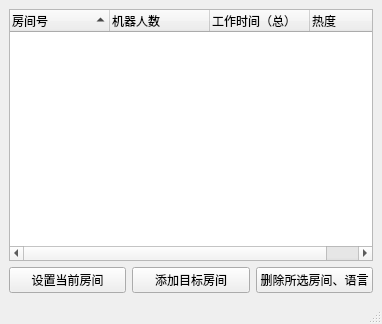
<?xml version="1.0" encoding="UTF-8"?>
<ui version="4.0">
 <class>TargetRoomEditWindow</class>
 <widget class="QMainWindow" name="TargetRoomEditWindow">
  <property name="geometry">
   <rect>
    <x>0</x>
    <y>0</y>
    <width>382</width>
    <height>324</height>
   </rect>
  </property>
  <property name="windowTitle">
   <string>MainWindow</string>
  </property>
  <widget class="QWidget" name="centralwidget">
   <layout class="QGridLayout" name="gridLayout">
    <item row="0" column="0" colspan="3">
     <widget class="QTreeWidget" name="treeWidget_rooms">
      <property name="selectionMode">
       <enum>QAbstractItemView::ExtendedSelection</enum>
      </property>
      <property name="sortingEnabled">
       <bool>true</bool>
      </property>
      <column>
       <property name="text">
        <string>房间号</string>
       </property>
      </column>
      <column>
       <property name="text">
        <string>机器人数</string>
       </property>
      </column>
      <column>
       <property name="text">
        <string>工作时间（总）</string>
       </property>
      </column>
      <column>
       <property name="text">
        <string>热度</string>
       </property>
      </column>
     </widget>
    </item>
    <item row="1" column="2">
     <widget class="QPushButton" name="pushButton_remove_room">
      <property name="text">
       <string>删除所选房间、语言</string>
      </property>
     </widget>
    </item>
    <item row="1" column="1">
     <widget class="QPushButton" name="pushButton_add_room">
      <property name="text">
       <string>添加目标房间</string>
      </property>
     </widget>
    </item>
    <item row="1" column="0">
     <widget class="QPushButton" name="pushButton_set_room">
      <property name="text">
       <string>设置当前房间</string>
      </property>
     </widget>
    </item>
   </layout>
  </widget>
  <widget class="QMenuBar" name="menubar">
   <property name="geometry">
    <rect>
     <x>0</x>
     <y>0</y>
     <width>382</width>
     <height>21</height>
    </rect>
   </property>
  </widget>
  <widget class="QStatusBar" name="statusbar"/>
 </widget>
 <resources/>
 <connections/>
</ui>
